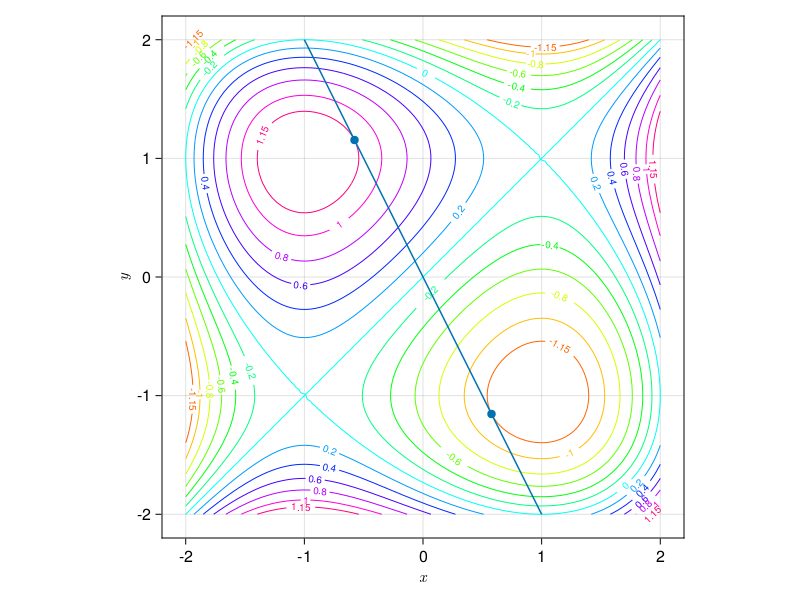

Julia code for this plot:
using CairoMakie
CairoMakie.activate!(type = "png")
myblue = RGBf(0.067,0.529,0.871)
f(x,y) = x^3/3-y^3/3-x+y
xs = ys = range(-2, 2; length=100)
zs = f.(xs, ys')
size_inches = (8, 6)
size_pt = 100 .* size_inches
fig = Figure(resolution = size_pt, fontsize = 16, backgroundcolor=:transparent)
ax = Axis(fig[1,1], xlabel = L"$x$", ylabel = L"$y$", aspect = 1)
contour!(ax, xs, ys, zs; labels = true, levels = [-2,-1.8,-1.6,-1.4,-1.1547, -1, -0.8, -0.6,-0.4, -0.2, 0, 0.2, 0.4, 0.6, 0.8, 1,1.1547, 1.4, 1.6, 1.8, 2], colormap=:hsv)
g(x) = -2x
lines!(ax, -1..1, g)
scatter!(ax, [-sqrt(1/3), sqrt(1/3)], [2sqrt(1/3), -2sqrt(1/3)])
save("img/derivadas-funciones-varias-variables/multiplicadores-lagrange.png", fig, pt_per_unit = 1)
fig